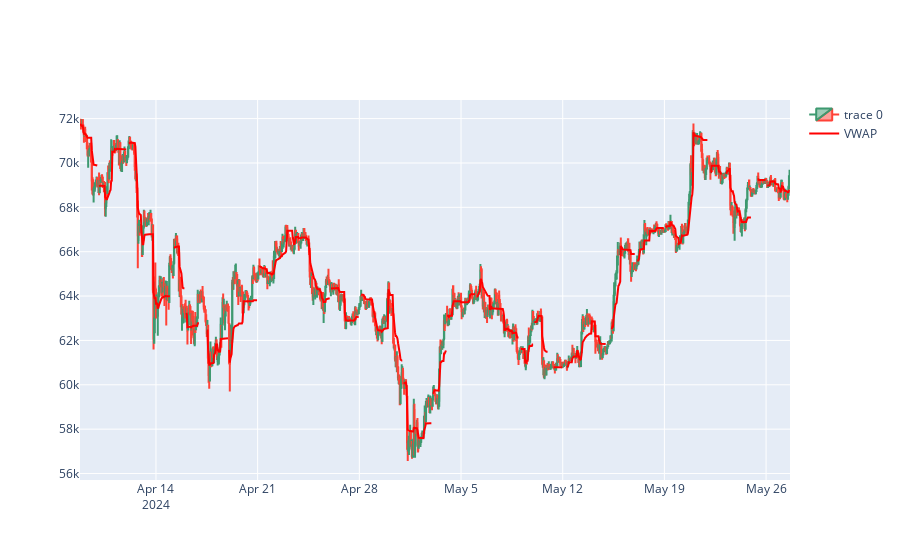

The cell this chart's notebook holds for it:
### Code cell
import plotly.graph_objects as go

dfpl = data[:]
fig = go.Figure(data=[go.Candlestick(x=dfpl.index,
                open=dfpl['Open'],
                high=dfpl['High'],
                low=dfpl['Low'],
                close=dfpl['Close'])])

# Add the moving averages to the plot
fig.add_trace(go.Scatter(x=dfpl.index, y=dfpl['VWAP_D'], mode='lines', name='VWAP', line=dict(color='red')))

fig.update_layout(xaxis_rangeslider_visible=False)
fig.show()

### Figure 1 — Plotly figure (JSON) as saved in the notebook; plotly's stock layout.template omitted (floating-point values rounded to 4 significant figures; data arrays with more than 128 entries replaced by an {"elided": "..."} marker saying what was removed)
{"data": [{"close": {"elided": "1173 float values"}, "high": {"elided": "1173 float values"}, "low": {"elided": "1173 float values"}, "open": {"elided": "1173 float values"}, "type": "candlestick", "x": {"elided": "1173 str values"}}, {"line": {"color": "red"}, "mode": "lines", "name": "VWAP", "type": "scatter", "x": {"elided": "1173 str values"}, "y": {"elided": "1173 float values"}}], "layout": {"xaxis": {"rangeslider": {"visible": false}}}}
